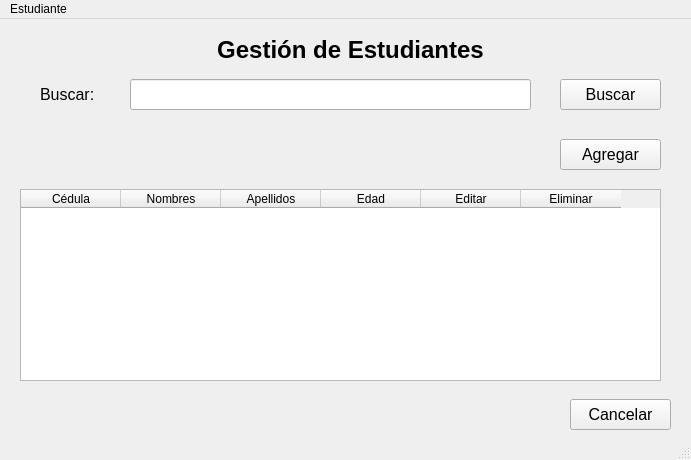
<?xml version="1.0" encoding="UTF-8"?>
<ui version="4.0">
 <class>Gestionar_Estudiante</class>
 <widget class="QMainWindow" name="Gestionar_Estudiante">
  <property name="geometry">
   <rect>
    <x>0</x>
    <y>0</y>
    <width>691</width>
    <height>460</height>
   </rect>
  </property>
  <property name="windowTitle">
   <string>Gestion de Estudiantes</string>
  </property>
  <widget class="QWidget" name="centralwidget">
   <widget class="QTableWidget" name="estudiantes_tbl">
    <property name="geometry">
     <rect>
      <x>20</x>
      <y>170</y>
      <width>641</width>
      <height>192</height>
     </rect>
    </property>
    <column>
     <property name="text">
      <string>Cédula</string>
     </property>
    </column>
    <column>
     <property name="text">
      <string>Nombres</string>
     </property>
    </column>
    <column>
     <property name="text">
      <string>Apellidos</string>
     </property>
    </column>
    <column>
     <property name="text">
      <string>Edad</string>
     </property>
    </column>
    <column>
     <property name="text">
      <string>Editar</string>
     </property>
    </column>
    <column>
     <property name="text">
      <string>Eliminar</string>
     </property>
    </column>
   </widget>
   <widget class="QPushButton" name="agregar_btn">
    <property name="geometry">
     <rect>
      <x>560</x>
      <y>120</y>
      <width>101</width>
      <height>31</height>
     </rect>
    </property>
    <property name="font">
     <font>
      <pointsize>12</pointsize>
     </font>
    </property>
    <property name="text">
     <string>Agregar</string>
    </property>
   </widget>
   <widget class="QPushButton" name="cancelar_btn">
    <property name="geometry">
     <rect>
      <x>570</x>
      <y>380</y>
      <width>101</width>
      <height>31</height>
     </rect>
    </property>
    <property name="font">
     <font>
      <pointsize>12</pointsize>
     </font>
    </property>
    <property name="text">
     <string>Cancelar</string>
    </property>
   </widget>
   <widget class="QLabel" name="label">
    <property name="geometry">
     <rect>
      <x>40</x>
      <y>60</y>
      <width>91</width>
      <height>31</height>
     </rect>
    </property>
    <property name="font">
     <font>
      <pointsize>12</pointsize>
      <weight>50</weight>
      <bold>false</bold>
     </font>
    </property>
    <property name="text">
     <string>Buscar:</string>
    </property>
   </widget>
   <widget class="QLineEdit" name="buscar_txt">
    <property name="geometry">
     <rect>
      <x>130</x>
      <y>60</y>
      <width>401</width>
      <height>31</height>
     </rect>
    </property>
   </widget>
   <widget class="QPushButton" name="buscar_btn">
    <property name="geometry">
     <rect>
      <x>560</x>
      <y>60</y>
      <width>101</width>
      <height>31</height>
     </rect>
    </property>
    <property name="font">
     <font>
      <pointsize>12</pointsize>
     </font>
    </property>
    <property name="text">
     <string>Buscar</string>
    </property>
   </widget>
   <widget class="QLabel" name="label_2">
    <property name="geometry">
     <rect>
      <x>30</x>
      <y>10</y>
      <width>641</width>
      <height>41</height>
     </rect>
    </property>
    <property name="font">
     <font>
      <pointsize>18</pointsize>
      <weight>75</weight>
      <bold>true</bold>
     </font>
    </property>
    <property name="text">
     <string>Gestión de Estudiantes</string>
    </property>
    <property name="alignment">
     <set>Qt::AlignCenter</set>
    </property>
   </widget>
  </widget>
  <widget class="QMenuBar" name="menubar">
   <property name="geometry">
    <rect>
     <x>0</x>
     <y>0</y>
     <width>691</width>
     <height>23</height>
    </rect>
   </property>
   <widget class="QMenu" name="menuEstudiante">
    <property name="title">
     <string>Estudiante</string>
    </property>
    <addaction name="agregar_menu"/>
    <addaction name="separator"/>
    <addaction name="salir_menu"/>
   </widget>
   <addaction name="menuEstudiante"/>
  </widget>
  <widget class="QStatusBar" name="statusbar"/>
  <action name="agregar_menu">
   <property name="text">
    <string>Agregar</string>
   </property>
  </action>
  <action name="salir_menu">
   <property name="text">
    <string>Salir</string>
   </property>
  </action>
 </widget>
 <resources/>
 <connections/>
</ui>
